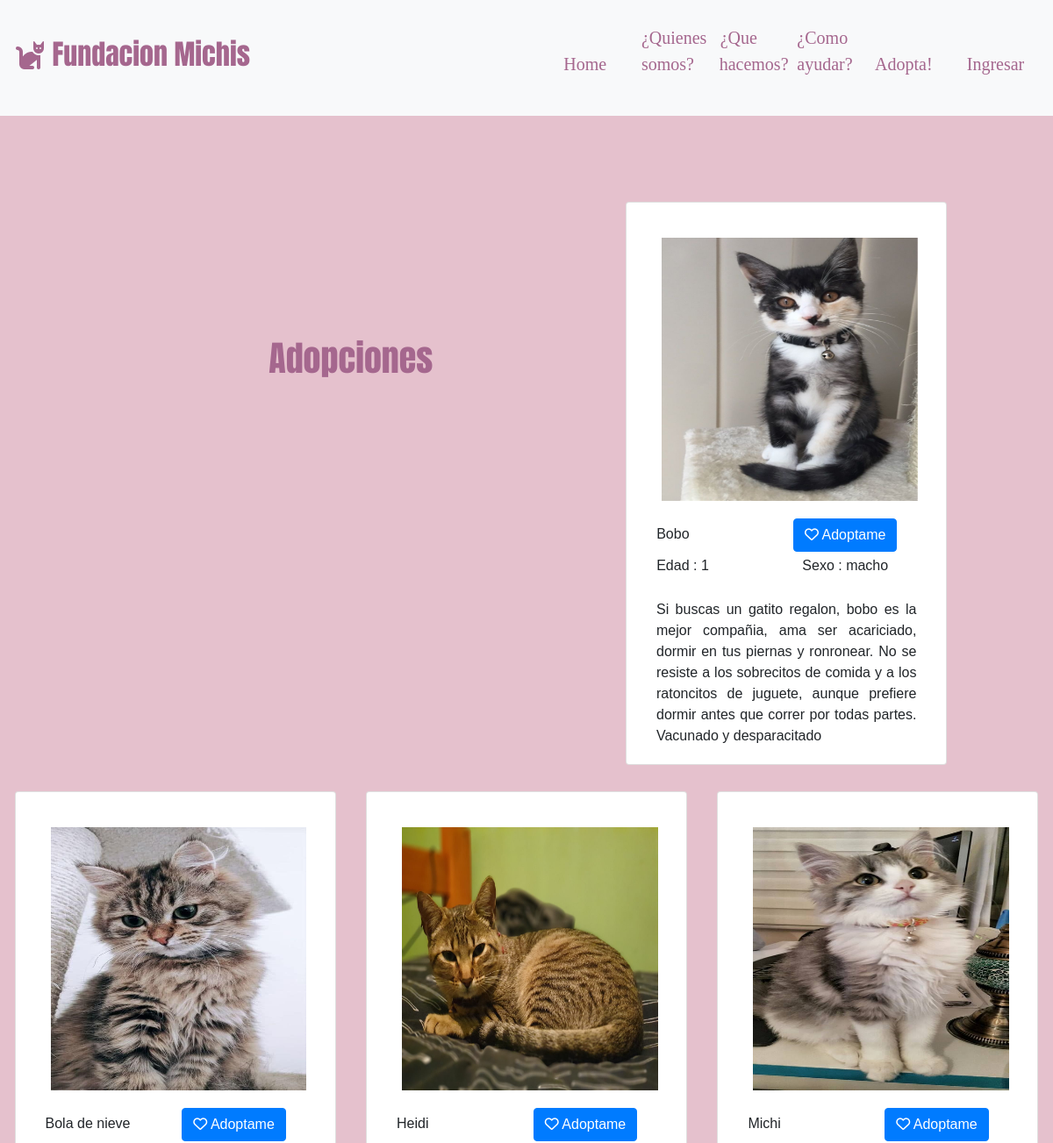
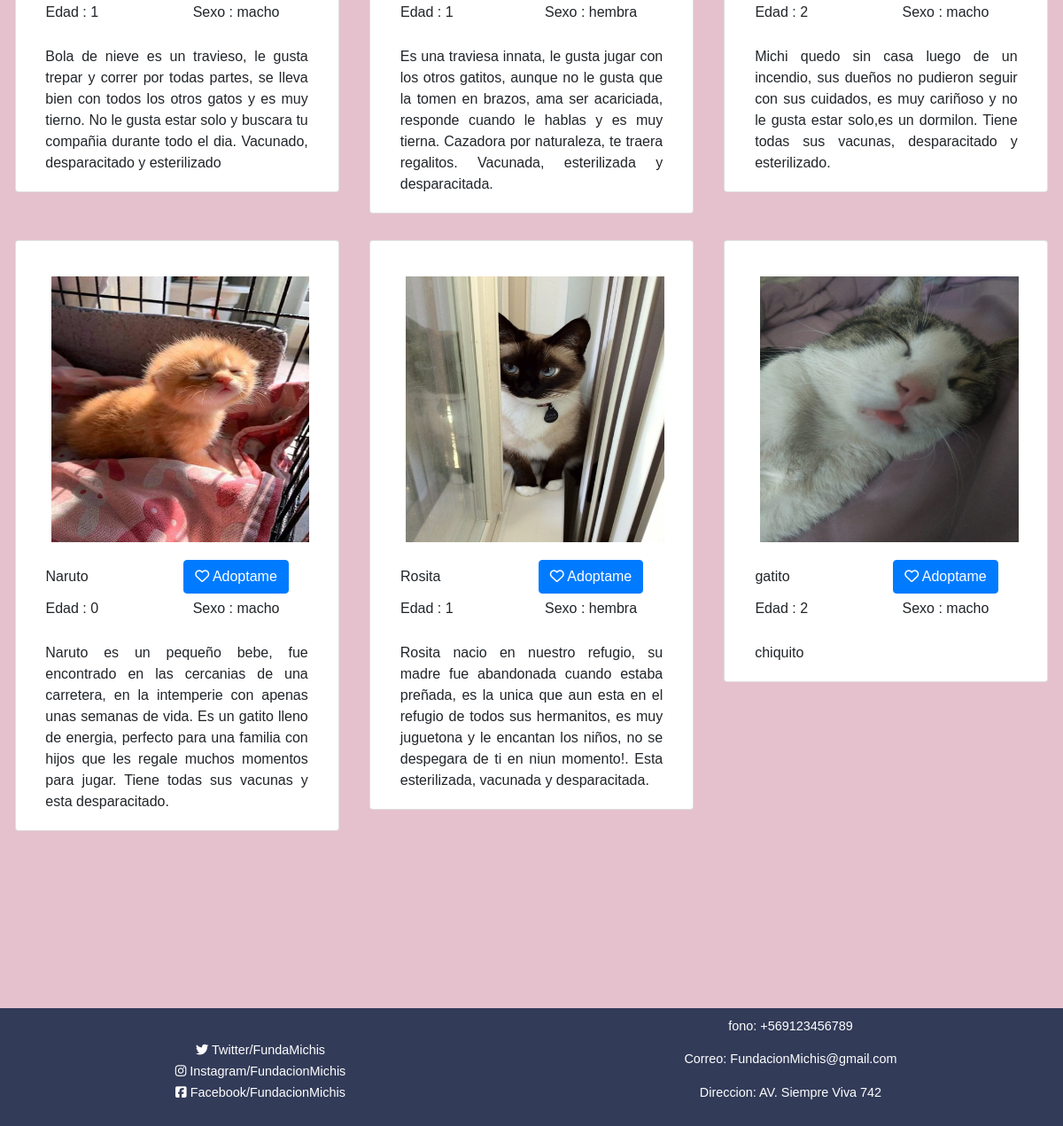
The app's page /adopta/ with its own data (2 pictures, top to bottom).
### gatos/models.py (models this page shows, shortened)
class Gatitos(models.Model):
    id=models.IntegerField(primary_key=True, help_text='Ingrese ID del gato')
    nombre=models.CharField(max_length=50,help_text='Ingrese nombre del gato')
    edad=models.IntegerField(help_text='Ingrese edad del gato')
    carac=models.TextField(max_length=1000, help_text='Ingrese caracteristicas del gato')
    sexo=models.CharField(max_length=50,help_text='Ingrese sexo del gato')
    imagen=models.ImageField(upload_to='imagenesgato/',null=True,blank=True)
    estado=models.CharField(max_length=50, help_text='Adoptado o huerfanito')
    class Meta:
        ordering=['nombre']

### gatos/views.py (the view)
# urls.py: path('adopta/', views.adopta, name='adopta'),
def adopta(request):
    gatos=Gatitos.objects.all()
    return render(request,'adopta.html', context={'gatos':gatos})

### gatos/templates/adopta.html (shortened to what this page needs)
{% extends "basegeneric.html" %}
{% block content %}
<div class="adoptar">
    <h1>Adopciones</h1>
    {% for i in gatos %}
        <div class="contiene">
            <div class="col-md">
                <div class="card text-center">
                    <div class="card-body">
                        <div class="tarjeta">
                            <div class="img"><img class="imagendecard" src="{{ i.imagen.url }}" alt="Gatito" > </div>
                            <div class="titulos">
                                <div class="nom"><p class="card-title">{{ i.nombre }}</p></div>
                                <div class="botoncito">
                                  <a href="{% url 'padres' %}" class="btn btn-primary"><i class="far fa-heart"></i> Adoptame</a>
                                </div>
                            </div>
                            <div class="caracteristicas">
                                <div class="edad">Edad : {{ i.edad }}</div>
                                <div class="sexo">Sexo : {{ i.sexo }}</div>
                                <div class="carac"><p class="card-text">{{ i.carac }}</p></div>
                            </div>
                        </div>
                    </div>
                </div>
            </div>
        </div>
    {% endfor %}
{% endblock %}

### gatos/templates/basegeneric.html (shortened to what this page needs)
<!DOCTYPE html>
<html lang="en">
<head>
    <link rel="stylesheet" href="https://maxcdn.bootstrapcdn.com/bootstrap/4.0.0/css/bootstrap.min.css"
>
    {% load static %}
    <link rel="stylesheet" href="{% static 'CSS/miestilo.css' %}">
    {% load pwa %}
</head>
<body>
    <header>
        <div class="encabezado">
            <div class="menu">
                <div class="menudown">
                    <nav class="navbar navbar-expand-lg navbar-light bg-light">
                        <div class="logo">
                            <div><h2 id="logotipo" ><i class="fas fa-cat"></i> Fundacion Michis</h2></div>
                        </div>
                        <div class="collapse navbar-collapse" id="navbarSupportedContent">
                        <ul class="menu_XD">
                            <li class="opciones">
                            <a  href="{% url 'index' %}">Home</a>
                            </li>
                            <li class="opciones">
                            <a  href="#quien">¿Quienes somos?</a>
                            </li>
                            <li class="opciones">
                            <a  href="#donar_info">¿Que hacemos?</a>
                            </li>
                            <li class="opciones">
                            <a  href="#volun">¿Como ayudar?</a>
                            </li>
                            <li class="opciones">
                            <a  href="{% url 'adopta' %}">Adopta!</a>
                            </li>
                            {% if user.is_authenticated  %}
                                </li>
                                <li class="opciones">
                                <a class="nav-link py-3 px-0 px-lg-3 rounded js-scroll-trigger" href="{% url 'logout' %}">Cerrar Sesion</a>
                                </li>
                            {% else %}
                                <li class="opciones">
                                <a class="nav-link py-3 px-0 px-lg-3 rounded js-scroll-trigger" href="{% url 'login' %}">Ingresar</a>
                                </li>
                            {% endif %}
                        </ul>
                        </div>
                    </nav>
                </div>
            </div>
        </div>
    </header>
    <section>
        <div class="separador"> <a href="">separa</a></div>
        {% block content %}
        {% endblock %}
        <div class="separador"> <a href=""></a></div>
    </section>
    <footer>
        <div class="foot">
            <div class=" izquierdita">
              <div class=""><a href=""><i class="fab fa-twitter"></i> Twitter/FundaMichis</a></div>
              <div class=""><a href=""><i class="fab fa-instagram"></i> Instagram/FundacionMichis</a></div>
              <div class=""><a href=""><i class="fab fa-facebook-square"></i> Facebook/FundacionMichis</a></div>
            </div>
            <div class=" derechita">
                    <div class="">
                      <p>fono: +569123456789</p>
                     </div>
                    <div class="">
                      <p>Correo: FundacionMichis@gmail.com </p>
                    </div>
                    <div class="">
                       <p>Direccion: AV. Siempre Viva 742</p>
                    </div>
            </div>
          </div>
    </footer>
</body>
</html>

### gatos/static/CSS/miestilo.css (style rules this page uses)
* { margin:0; padding:0; font-family: Arial, Helvetica, sans-serif; }
header { width: 100%; height: auto; position: fixed; z-index: 1; background: #c9bbcb; }
.logo { width: 80%; height: 100%; }
#logotipo { font-family: 'Anton', sans-serif; color: #A5678E; }
.menu_XD { list-style: none; }
.opciones { width: 100%; height: 60px; padding: 20px; text-align: center; }
.opciones a { text-decoration: none; font-family: 'Bree Serif', serif; font-size: 20px; color: #A5678E; }
.adoptar h1 { display: inline-block; width: 49%; color: #A5678E; font-family: 'Anton', sans-serif; }
section { width: 100%; height: auto; background: #E5C1CD; text-align: center; }
.separador { height: 100px; width: 100%; }
footer { width: 100%; height: auto; background: #323b58; vertical-align: bottom; z-index: 1; }
.izquierdita { text-align: center; width: 100%; padding: 10px; height: 100%; }
.izquierdita div { width: 100%; height: 33%; }
.derechita { text-align: center; width: 100%; padding: 10px; height: 100%; }
.derechita div { width: 100%; height: 100%; }
.izquierdita a { color:white; font-size: 90%; }
.derechita p { color:white; font-size: 90%; }
.contiene { width: 100%; height: auto; margin-top: 30px; }
.tarjeta { width: 100%; height: auto; text-align: center; }
.img { height: 300px; width: 80%; display: inline-block; margin: 20px; }
img { height: 300px; width: 100%; }
.nom { display: inline-block; width: 40%; text-align: justify; }
.botoncito { display: inline-block; width: 50%; }
.caracteristicas { height: auto; width: 100%; }
.edad { height: 50px; width: 40%; display: inline-block; text-align: justify; }
.sexo { height: 50px; width: 50%; display: inline-block; }
.carac { width: 91.5%; height: auto; display: inline-block; text-align: justify; }
@media (min-width:1000px) and (max-width:1440px) { .separador { height: 200px; } }
@media (min-width:1000px) and (max-width:1440px) { .menu_XD { display: inline-block; width: 120%; height: 100px; } }
@media (min-width:1000px) and (max-width:1440px) { .opciones { width: 15%; height: auto; display: inline-block; } }
@media (min-width:1000px) and (max-width:1440px) { .derechita { display: inline-block; width: 50%; height: 100%; } }
@media (min-width:1000px) and (max-width:1440px) { .izquierdita { display: inline-block; width: 49%; height: 100%; } }
@media (min-width:1000px) and (max-width:1440px) { .contiene { width: 33%; display: inline-block; } }
@media (min-width:1000px) and (max-width:1440px) { .img { width: 90%; } }

### records on screen
Gatitos: imagen (picture), nombre "Bobo", edad "1", sexo "macho", carac "Si buscas un gatito regalon, bobo es la mejor compañia, ama ser acariciado, dormir en tus piernas y ronronear. No se resiste a los sobrecitos de comida y a los ratoncitos de juguete, aunque prefiere dormir antes que correr por todas partes. Vacunado y desparacitado"
Gatitos: imagen (picture), nombre "Bola de nieve", edad "1", sexo "macho", carac "Bola de nieve es un travieso, le gusta trepar y correr por todas partes, se lleva bien con todos los otros gatos y es muy tierno. No le gusta estar solo y buscara tu compañia durante todo el dia. Vacunado, desparacitado y esterilizado"
Gatitos: imagen (picture), nombre "Heidi", edad "1", sexo "hembra", carac "Es una traviesa innata, le gusta jugar con los otros gatitos, aunque no le gusta que la tomen en brazos, ama ser acariciada, responde cuando le hablas y es muy tierna. Cazadora por naturaleza, te traera regalitos. Vacunada, esterilizada y desparacitada."
Gatitos: imagen (picture), nombre "Michi", edad "2", sexo "macho", carac "Michi quedo sin casa luego de un incendio, sus dueños no pudieron seguir con sus cuidados, es muy cariñoso y no le gusta estar solo,es un dormilon. Tiene todas sus vacunas, desparacitado y esterilizado."
Gatitos: imagen (picture), nombre "Naruto", edad "0", sexo "macho", carac "Naruto es un pequeño bebe, fue encontrado en las cercanias de una carretera, en la intemperie con apenas unas semanas de vida. Es un gatito lleno de energia, perfecto para una familia con hijos que les regale muchos momentos para jugar. Tiene todas sus vacunas y esta desparacitado."
Gatitos: imagen (picture), nombre "Rosita", edad "1", sexo "hembra", carac "Rosita nacio en nuestro refugio, su madre fue abandonada cuando estaba preñada, es la unica que aun esta en el refugio de todos sus hermanitos, es muy juguetona y le encantan los niños, no se despegara de ti en niun momento!. Esta esterilizada, vacunada y desparacitada."
Gatitos: imagen (picture), nombre "gatito", edad "2", sexo "macho", carac "chiquito"
